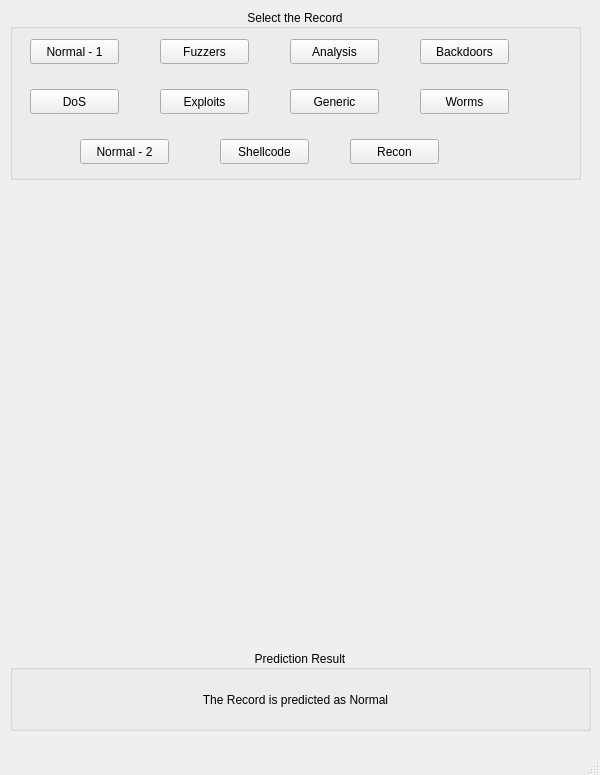
<?xml version="1.0" encoding="UTF-8"?>
<ui version="4.0">
 <class>MainWindow</class>
 <widget class="QMainWindow" name="MainWindow">
  <property name="geometry">
   <rect>
    <x>0</x>
    <y>0</y>
    <width>600</width>
    <height>775</height>
   </rect>
  </property>
  <property name="minimumSize">
   <size>
    <width>600</width>
    <height>775</height>
   </size>
  </property>
  <property name="maximumSize">
   <size>
    <width>600</width>
    <height>775</height>
   </size>
  </property>
  <property name="windowTitle">
   <string>Network Intrusion Detection System Prototype</string>
  </property>
  <widget class="QWidget" name="centralwidget">
   <widget class="QGroupBox" name="groupBox_2">
    <property name="geometry">
     <rect>
      <x>10</x>
      <y>9</y>
      <width>571</width>
      <height>171</height>
     </rect>
    </property>
    <property name="layoutDirection">
     <enum>Qt::LeftToRight</enum>
    </property>
    <property name="title">
     <string>Select the Record</string>
    </property>
    <property name="alignment">
     <set>Qt::AlignCenter</set>
    </property>
    <widget class="QPushButton" name="pushButton">
     <property name="geometry">
      <rect>
       <x>20</x>
       <y>30</y>
       <width>89</width>
       <height>25</height>
      </rect>
     </property>
     <property name="text">
      <string>Normal - 1</string>
     </property>
    </widget>
    <widget class="QPushButton" name="pushButton_2">
     <property name="geometry">
      <rect>
       <x>20</x>
       <y>80</y>
       <width>89</width>
       <height>25</height>
      </rect>
     </property>
     <property name="text">
      <string>DoS</string>
     </property>
    </widget>
    <widget class="QPushButton" name="pushButton_3">
     <property name="geometry">
      <rect>
       <x>150</x>
       <y>30</y>
       <width>89</width>
       <height>25</height>
      </rect>
     </property>
     <property name="text">
      <string>Fuzzers</string>
     </property>
    </widget>
    <widget class="QPushButton" name="pushButton_4">
     <property name="geometry">
      <rect>
       <x>150</x>
       <y>80</y>
       <width>89</width>
       <height>25</height>
      </rect>
     </property>
     <property name="text">
      <string>Exploits</string>
     </property>
    </widget>
    <widget class="QPushButton" name="pushButton_5">
     <property name="geometry">
      <rect>
       <x>280</x>
       <y>30</y>
       <width>89</width>
       <height>25</height>
      </rect>
     </property>
     <property name="text">
      <string>Analysis</string>
     </property>
    </widget>
    <widget class="QPushButton" name="pushButton_6">
     <property name="geometry">
      <rect>
       <x>410</x>
       <y>30</y>
       <width>89</width>
       <height>25</height>
      </rect>
     </property>
     <property name="text">
      <string>Backdoors</string>
     </property>
    </widget>
    <widget class="QPushButton" name="pushButton_7">
     <property name="geometry">
      <rect>
       <x>280</x>
       <y>80</y>
       <width>89</width>
       <height>25</height>
      </rect>
     </property>
     <property name="text">
      <string>Generic</string>
     </property>
    </widget>
    <widget class="QPushButton" name="pushButton_8">
     <property name="geometry">
      <rect>
       <x>410</x>
       <y>80</y>
       <width>89</width>
       <height>25</height>
      </rect>
     </property>
     <property name="text">
      <string>Worms</string>
     </property>
    </widget>
    <widget class="QPushButton" name="pushButton_9">
     <property name="geometry">
      <rect>
       <x>210</x>
       <y>130</y>
       <width>89</width>
       <height>25</height>
      </rect>
     </property>
     <property name="text">
      <string>Shellcode</string>
     </property>
    </widget>
    <widget class="QPushButton" name="pushButton_11">
     <property name="geometry">
      <rect>
       <x>70</x>
       <y>130</y>
       <width>89</width>
       <height>25</height>
      </rect>
     </property>
     <property name="text">
      <string>Normal - 2</string>
     </property>
    </widget>
    <widget class="QPushButton" name="pushButton_10">
     <property name="geometry">
      <rect>
       <x>340</x>
       <y>130</y>
       <width>89</width>
       <height>25</height>
      </rect>
     </property>
     <property name="text">
      <string>Recon</string>
     </property>
    </widget>
   </widget>
   <widget class="QGroupBox" name="groupBox_3">
    <property name="geometry">
     <rect>
      <x>10</x>
      <y>650</y>
      <width>581</width>
      <height>81</height>
     </rect>
    </property>
    <property name="title">
     <string>Prediction Result</string>
    </property>
    <property name="alignment">
     <set>Qt::AlignCenter</set>
    </property>
    <widget class="QLabel" name="label_2">
     <property name="geometry">
      <rect>
       <x>10</x>
       <y>40</y>
       <width>551</width>
       <height>20</height>
      </rect>
     </property>
     <property name="text">
      <string>The Record is predicted as Normal</string>
     </property>
     <property name="alignment">
      <set>Qt::AlignCenter</set>
     </property>
    </widget>
   </widget>
   <widget class="QLabel" name="label">
    <property name="geometry">
     <rect>
      <x>180</x>
      <y>170</y>
      <width>221</width>
      <height>491</height>
     </rect>
    </property>
    <property name="text">
     <string/>
    </property>
    <property name="pixmap">
     <pixmap>flowchart.png</pixmap>
    </property>
    <property name="scaledContents">
     <bool>false</bool>
    </property>
   </widget>
  </widget>
  <widget class="QMenuBar" name="menubar">
   <property name="geometry">
    <rect>
     <x>0</x>
     <y>0</y>
     <width>600</width>
     <height>22</height>
    </rect>
   </property>
  </widget>
  <widget class="QStatusBar" name="statusbar"/>
 </widget>
 <resources/>
 <connections/>
</ui>
